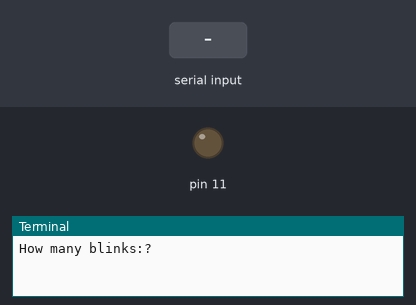
Simulated run of this program. Board: Raspberry Pi (header pin numbers). Parts: output pins drawn as LEDs (lit = HIGH), the last lines printed to the terminal. Dashed ring = blinking. The inputs (shaded band) are chosen by the test bench.

Above: at 1.2 s.
1.3 s: "5" typed at the terminal, then Enter
At 2.1 s:
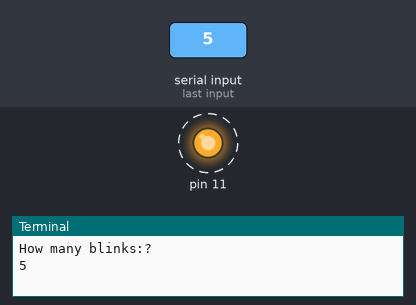
Timing chart, 0 to 11.8 s (numbered marks = the images above; inputs shaded):
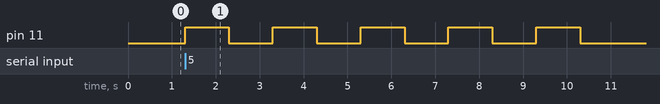

Measured:
- after the input at 1.3 s, pin 11: alternates HIGH for 1.0 s and LOW for 1.0 s, starting at once

The program:

myBlink.py
```python
import RPi.GPIO as GPIO
import time
cont='Y'
GPIO.setmode(GPIO.BOARD)
GPIO.setup(11,GPIO.OUT)
while cont=='Y':
	numBlink=int(input('How many blinks:?'))
	for i in range(0,numBlink):
		GPIO.output(11,1)
		time.sleep(1)
		GPIO.output(11,0)
		time.sleep(1)
	cont=input('Do you wish to continue?: (Y for Yes) ')
GPIO.cleanup()
```
